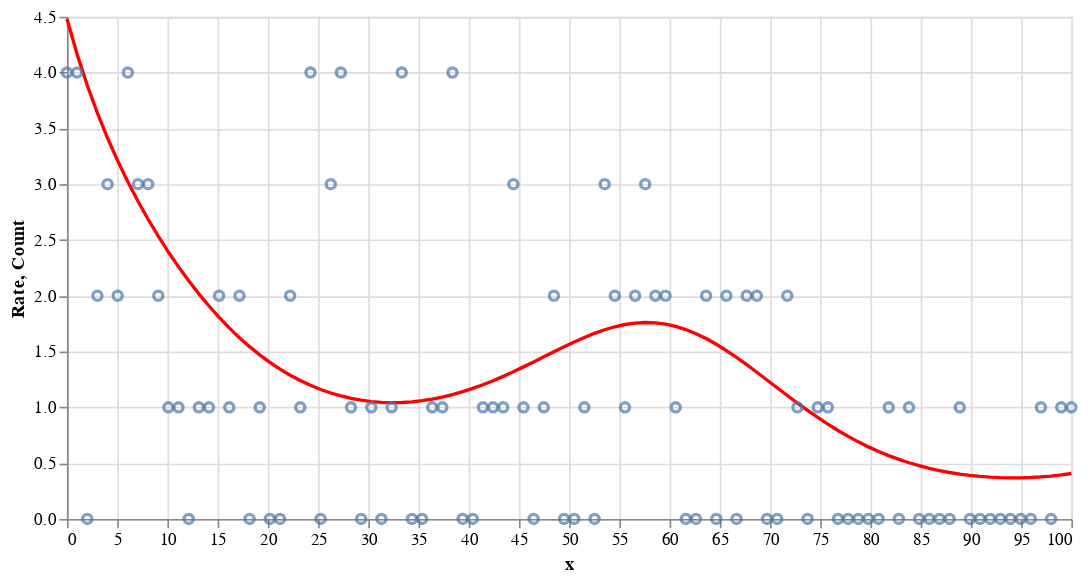

Write notebook code for a chart like this one.
### Code cell
rate = (
  alt.Chart(df_data)
  .mark_line(color='red')
  .encode(
		x=alt.X('x', title='x'),
		y=alt.Y('rate', title='Rate'),
	)
)

count = alt.Chart(df_data).mark_point().encode(
	x=alt.X('x', title='x'),
	y=alt.Y('y', title='Count'),
)

(rate + count).properties(width=600)

### Figure 1 — Vega-Lite specification as saved in the notebook (floating-point values rounded to 4 significant figures)
{"config": {"view": {"continuousWidth": 300, "continuousHeight": 300}}, "layer": [{"mark": {"type": "line", "color": "red"}, "encoding": {"x": {"field": "x", "title": "x", "type": "quantitative"}, "y": {"field": "rate", "title": "Rate", "type": "quantitative"}}}, {"mark": {"type": "point"}, "encoding": {"x": {"field": "x", "title": "x", "type": "quantitative"}, "y": {"field": "y", "title": "Count", "type": "quantitative"}}}], "data": {"name": "data-bdc687da460dfa33e22c157dcf69d174"}, "width": 600, "$schema": "https://vega.github.io/schema/vega-lite/v5.8.0.json", "datasets": {"data-bdc687da460dfa33e22c157dcf69d174": [{"x": 0.0, "log_exposure": 1.0, "f": 0.5, "rate": 4.482, "y": 4}, {"x": 1.01, "log_exposure": 0.9039, "f": 0.5227, "rate": 4.165, "y": 4}, {"x": 2.02, "log_exposure": 0.8171, "f": 0.5403, "rate": 3.886, "y": 0}, {"x": 3.03, "log_exposure": 0.7386, "f": 0.5527, "rate": 3.637, "y": 2}, {"x": 4.04, "log_exposure": 0.6676, "f": 0.5601, "rate": 3.413, "y": 3}, {"x": 5.051, "log_exposure": 0.6035, "f": 0.5625, "rate": 3.209, "y": 2}, {"x": 6.061, "log_exposure": 0.5455, "f": 0.5602, "rate": 3.021, "y": 4}, {"x": 7.071, "log_exposure": 0.4931, "f": 0.5532, "rate": 2.847, "y": 3}, {"x": 8.081, "log_exposure": 0.4457, "f": 0.542, "rate": 2.685, "y": 3}, {"x": 9.091, "log_exposure": 0.4029, "f": 0.5268, "rate": 2.534, "y": 2}, {"x": 10.1, "log_exposure": 0.3642, "f": 0.5078, "rate": 2.392, "y": 1}, {"x": 11.11, "log_exposure": 0.3292, "f": 0.4855, "rate": 2.259, "y": 1}, {"x": 12.12, "log_exposure": 0.2976, "f": 0.4603, "rate": 2.134, "y": 0}, {"x": 13.13, "log_exposure": 0.269, "f": 0.4326, "rate": 2.017, "y": 1}, {"x": 14.14, "log_exposure": 0.2431, "f": 0.4028, "rate": 1.908, "y": 1}, {"x": 15.15, "log_exposure": 0.2198, "f": 0.3714, "rate": 1.806, "y": 2}, {"x": 16.16, "log_exposure": 0.1987, "f": 0.3388, "rate": 1.712, "y": 1}, {"x": 17.17, "log_exposure": 0.1796, "f": 0.3055, "rate": 1.624, "y": 2}, {"x": 18.18, "log_exposure": 0.1623, "f": 0.272, "rate": 1.544, "y": 0}, {"x": 19.19, "log_exposure": 0.1467, "f": 0.2388, "rate": 1.47, "y": 1}, {"x": 20.2, "log_exposure": 0.1326, "f": 0.2062, "rate": 1.403, "y": 0}, {"x": 21.21, "log_exposure": 0.1199, "f": 0.1748, "rate": 1.343, "y": 0}, {"x": 22.22, "log_exposure": 0.1084, "f": 0.1449, "rate": 1.288, "y": 2}, {"x": 23.23, "log_exposure": 0.09796, "f": 0.117, "rate": 1.24, "y": 1}, {"x": 24.24, "log_exposure": 0.08855, "f": 0.09141, "rate": 1.197, "y": 4}, {"x": 25.25, "log_exposure": 0.08004, "f": 0.06845, "rate": 1.16, "y": 0}, {"x": 26.26, "log_exposure": 0.07235, "f": 0.04843, "rate": 1.128, "y": 3}, {"x": 27.27, "log_exposure": 0.0654, "f": 0.03161, "rate": 1.102, "y": 4}, {"x": 28.28, "log_exposure": 0.05911, "f": 0.01822, "rate": 1.08, "y": 1}, {"x": 29.29, "log_exposure": 0.05343, "f": 0.008411, "rate": 1.064, "y": 0}, {"x": 30.3, "log_exposure": 0.0483, "f": 0.002319, "rate": 1.052, "y": 1}, {"x": 31.31, "log_exposure": 0.04366, "f": 1.981e-05, "rate": 1.045, "y": 0}, {"x": 32.32, "log_exposure": 0.03947, "f": 0.001542, "rate": 1.042, "y": 1}, {"x": 33.33, "log_exposure": 0.03567, "f": 0.006867, "rate": 1.043, "y": 4}, {"x": 34.34, "log_exposure": 0.03225, "f": 0.01593, "rate": 1.049, "y": 0}, {"x": 35.35, "log_exposure": 0.02915, "f": 0.0286, "rate": 1.059, "y": 0}, {"x": 36.36, "log_exposure": 0.02635, "f": 0.04474, "rate": 1.074, "y": 1}, {"x": 37.37, "log_exposure": 0.02382, "f": 0.06412, "rate": 1.092, "y": 1}, {"x": 38.38, "log_exposure": 0.02153, "f": 0.08651, "rate": 1.114, "y": 4}, {"x": 39.39, "log_exposure": 0.01946, "f": 0.1116, "rate": 1.14, "y": 0}, {"x": 40.4, "log_exposure": 0.01759, "f": 0.1391, "rate": 1.17, "y": 0}, {"x": 41.41, "log_exposure": 0.0159, "f": 0.1686, "rate": 1.203, "y": 1}, {"x": 42.42, "log_exposure": 0.01437, "f": 0.1997, "rate": 1.239, "y": 1}, {"x": 43.43, "log_exposure": 0.01299, "f": 0.2321, "rate": 1.278, "y": 1}, {"x": 44.44, "log_exposure": 0.01174, "f": 0.2652, "rate": 1.319, "y": 3}, {"x": 45.45, "log_exposure": 0.01062, "f": 0.2987, "rate": 1.363, "y": 1}, {"x": 46.46, "log_exposure": 0.009595, "f": 0.3321, "rate": 1.407, "y": 0}, {"x": 47.47, "log_exposure": 0.008674, "f": 0.3648, "rate": 1.453, "y": 1}, {"x": 48.48, "log_exposure": 0.00784, "f": 0.3965, "rate": 1.498, "y": 2}, {"x": 49.49, "log_exposure": 0.007087, "f": 0.4267, "rate": 1.543, "y": 0}, {"x": 50.51, "log_exposure": 0.006406, "f": 0.4549, "rate": 1.586, "y": 0}, {"x": 51.52, "log_exposure": 0.005791, "f": 0.4806, "rate": 1.626, "y": 1}, {"x": 52.53, "log_exposure": 0.005234, "f": 0.5035, "rate": 1.663, "y": 0}, {"x": 53.54, "log_exposure": 0.004731, "f": 0.5232, "rate": 1.695, "y": 3}, {"x": 54.55, "log_exposure": 0.004277, "f": 0.5392, "rate": 1.722, "y": 2}, {"x": 55.56, "log_exposure": 0.003866, "f": 0.5513, "rate": 1.742, "y": 1}, {"x": 56.57, "log_exposure": 0.003494, "f": 0.5591, "rate": 1.755, "y": 2}, {"x": 57.58, "log_exposure": 0.003159, "f": 0.5624, "rate": 1.76, "y": 3}, {"x": 58.59, "log_exposure": 0.002855, "f": 0.561, "rate": 1.757, "y": 2}, {"x": 59.6, "log_exposure": 0.002581, "f": 0.5546, "rate": 1.746, "y": 2}, {"x": 60.61, "log_exposure": 0.002333, "f": 0.5432, "rate": 1.726, "y": 1}, {"x": 61.62, "log_exposure": 0.002109, "f": 0.5267, "rate": 1.697, "y": 0}, {"x": 62.63, "log_exposure": 0.001906, "f": 0.505, "rate": 1.66, "y": 0}, {"x": 63.64, "log_exposure": 0.001723, "f": 0.4783, "rate": 1.616, "y": 2}, {"x": 64.65, "log_exposure": 0.001558, "f": 0.4465, "rate": 1.565, "y": 0}, {"x": 65.66, "log_exposure": 0.001408, "f": 0.4098, "rate": 1.509, "y": 2}, {"x": 66.67, "log_exposure": 0.001273, "f": 0.3684, "rate": 1.447, "y": 0}, {"x": 67.68, "log_exposure": 0.00115, "f": 0.3225, "rate": 1.382, "y": 2}, {"x": 68.69, "log_exposure": 0.00104, "f": 0.2724, "rate": 1.315, "y": 2}, {"x": 69.7, "log_exposure": 0.0009399, "f": 0.2185, "rate": 1.245, "y": 0}, {"x": 70.71, "log_exposure": 0.0008496, "f": 0.161, "rate": 1.176, "y": 0}, {"x": 71.72, "log_exposure": 0.000768, "f": 0.1004, "rate": 1.106, "y": 2}, {"x": 72.73, "log_exposure": 0.0006942, "f": 0.03712, "rate": 1.039, "y": 1}, {"x": 73.74, "log_exposure": 0.0006275, "f": -0.02833, "rate": 0.9727, "y": 0}, {"x": 74.75, "log_exposure": 0.0005672, "f": -0.09547, "rate": 0.9095, "y": 1}, {"x": 75.76, "log_exposure": 0.0005127, "f": -0.1638, "rate": 0.8494, "y": 1}, {"x": 76.77, "log_exposure": 0.0004635, "f": -0.2327, "rate": 0.7927, "y": 0}, {"x": 77.78, "log_exposure": 0.0004189, "f": -0.3018, "rate": 0.7398, "y": 0}, {"x": 78.79, "log_exposure": 0.0003787, "f": -0.3703, "rate": 0.6908, "y": 0}, {"x": 79.8, "log_exposure": 0.0003423, "f": -0.4378, "rate": 0.6457, "y": 0}, {"x": 80.81, "log_exposure": 0.0003094, "f": -0.5037, "rate": 0.6045, "y": 0}, {"x": 81.82, "log_exposure": 0.0002797, "f": -0.5675, "rate": 0.5671, "y": 1}, {"x": 82.83, "log_exposure": 0.0002528, "f": -0.6286, "rate": 0.5335, "y": 0}, {"x": 83.84, "log_exposure": 0.0002285, "f": -0.6865, "rate": 0.5035, "y": 1}, {"x": 84.85, "log_exposure": 0.0002066, "f": -0.7407, "rate": 0.4769, "y": 0}, {"x": 85.86, "log_exposure": 0.0001867, "f": -0.7908, "rate": 0.4536, "y": 0}, {"x": 86.87, "log_exposure": 0.0001688, "f": -0.8363, "rate": 0.4334, "y": 0}, {"x": 87.88, "log_exposure": 0.0001526, "f": -0.8768, "rate": 0.4162, "y": 0}, {"x": 88.89, "log_exposure": 0.0001379, "f": -0.9121, "rate": 0.4017, "y": 1}, {"x": 89.9, "log_exposure": 0.0001247, "f": -0.9417, "rate": 0.39, "y": 0}, {"x": 90.91, "log_exposure": 0.0001127, "f": -0.9654, "rate": 0.3809, "y": 0}, {"x": 91.92, "log_exposure": 0.0001019, "f": -0.9831, "rate": 0.3742, "y": 0}, {"x": 92.93, "log_exposure": 9.207e-05, "f": -0.9946, "rate": 0.3699, "y": 0}, {"x": 93.94, "log_exposure": 8.323e-05, "f": -0.9997, "rate": 0.368, "y": 0}, {"x": 94.95, "log_exposure": 7.523e-05, "f": -0.9985, "rate": 0.3685, "y": 0}, {"x": 95.96, "log_exposure": 6.8e-05, "f": -0.9909, "rate": 0.3713, "y": 0}, {"x": 96.97, "log_exposure": 6.147e-05, "f": -0.977, "rate": 0.3765, "y": 1}, {"x": 97.98, "log_exposure": 5.556e-05, "f": -0.9569, "rate": 0.3841, "y": 0}, {"x": 98.99, "log_exposure": 5.023e-05, "f": -0.9308, "rate": 0.3942, "y": 1}, {"x": 100.0, "log_exposure": 4.54e-05, "f": -0.899, "rate": 0.407, "y": 1}]}}
